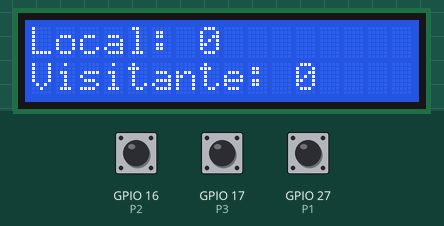
Simulated run of this sketch. Board: ESP32. Parts: 16×2 character LCD. The inputs (shaded band) are chosen by the test bench; at power-on: GPIO 27 (P1) HIGH, GPIO 16 (P2) HIGH, GPIO 17 (P3) HIGH.

Above: at 1.2 s.
1.3 s: GPIO 27 (P1) pulled LOW for 0.15 s
At 2.6 s:
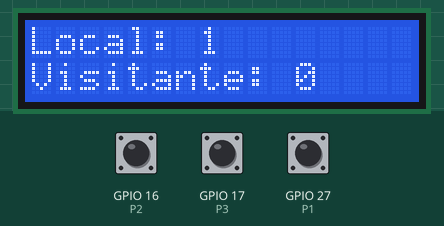
2.9 s: GPIO 27 (P1) pulled LOW for 1 s
At 5.1 s:
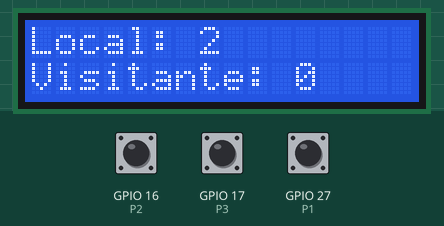
Timing chart, 0 to 6.6 s (numbered marks = the images above; inputs shaded):
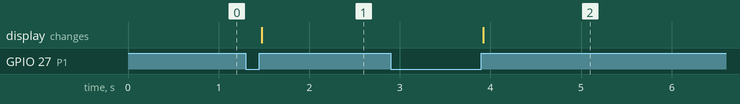

The sketch:

LCD04_marcador.ino
```cpp
//------------------------------------------------------------
// Programa: LCD04_marcador.ino (ESP32 + BIOS Shield)
// Autor: Gabriel Bravo Eguren T31A
// Descripción: Realizar un programa que muestre un
//              marcador en las dos líneas del LCD. “Local: 0” y “Visit: 0 ”. P1
//              incrementa el marcador y P2 lo decrementa (no puede ser
//              inferior a cero). Si P3 está pulsado P1 y P2 controlan el marcador visitante y si no está pulsado
//              controlarán el marcador local.
//------------------------------------------------------------

#include <LiquidCrystal_PCF8574.h>

#define P1 27
#define P2 16
#define P3 17

LiquidCrystal_PCF8574 lcd(0x3F);

int local = 0;
int visitante = 0;
bool update = true;

bool p1down = false;
bool p2down = false;

byte mode = 0;

void setup()
{
  lcd.begin(16, 2);
  lcd.setBacklight(255);

  pinMode(P1, INPUT_PULLUP);
  pinMode(P2, INPUT_PULLUP);
  pinMode(P3, INPUT_PULLUP);
}

void loop()
{
  if(!digitalRead(P1)) p1down = true;
  if(!digitalRead(P2)) p2down = true;

  if(!digitalRead(P3)) mode = 1;
  else mode = 0;

  if(mode == 0)
  {
    if(digitalRead(P1) && p1down)
    {
      local++;
      update = true;
      p1down = false;
    }
    if(digitalRead(P2) && p2down)
    {
      local = local > 0 ? local - 1 : local;
      update = true;
      p2down = false;
    }
  }

  if(mode == 1)
  {
    if(digitalRead(P1) && p1down)
    {
      visitante++;
      update = true;
      p1down = false;
    }
    if(digitalRead(P2) && p2down)
    {
      visitante = visitante > 0 ? visitante - 1 : visitante;
      update = true;
      p2down = false;
    }
  }

  if(update)
  {
    lcd.clear();

    lcd.setCursor(0,0);
    lcd.print("Local: " + String(local));
    lcd.setCursor(0, 1);
    lcd.print("Visitante: " + String(visitante));

    update = false;
  }
}
```

Measured:
- after the input at 1.3 s, the display: changes after 0.17 s (image 1)
- after the input at 2.9 s, the display: changes after 1.0 s (image 2)
